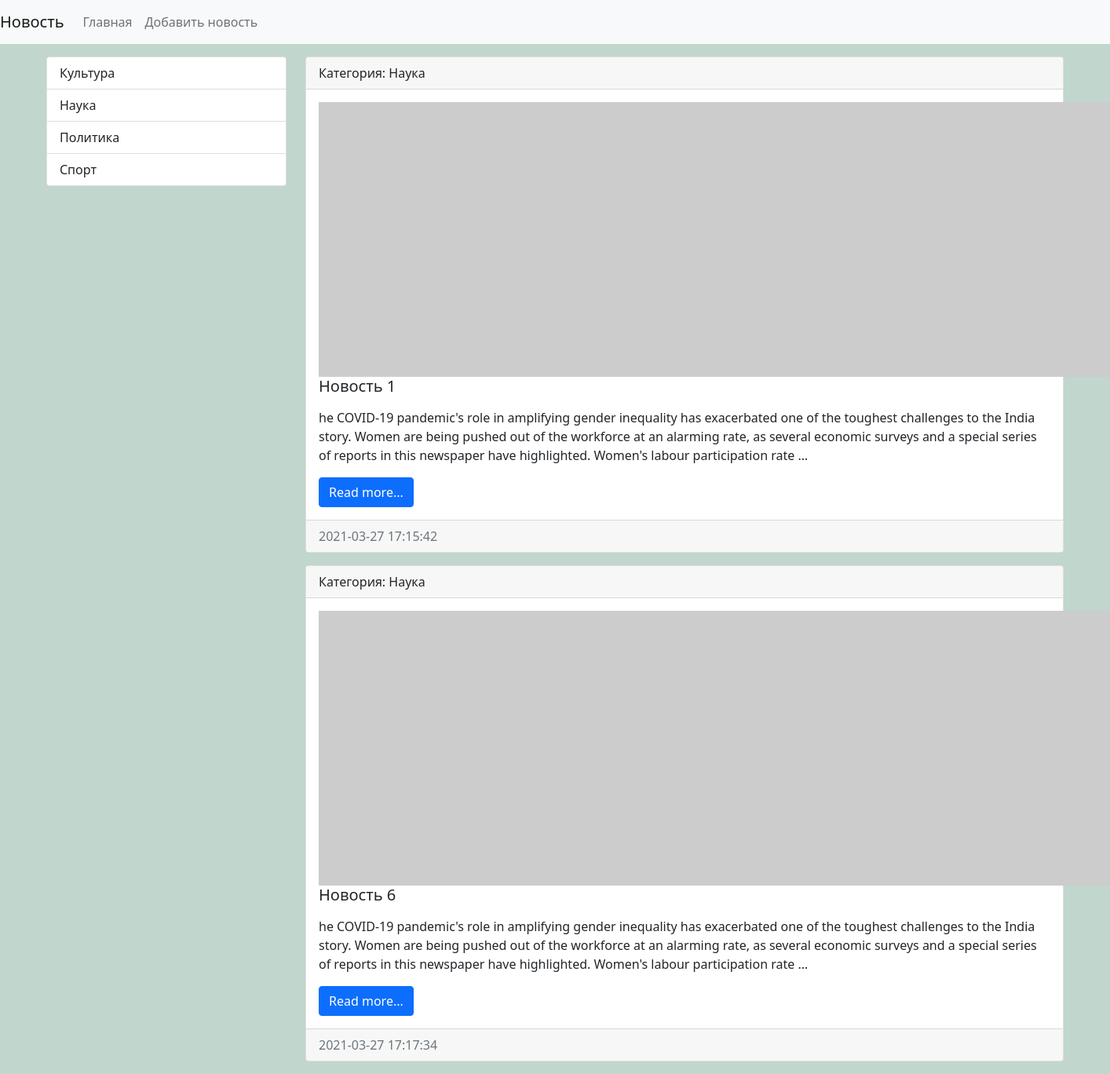
Page /category/1/ on the committed database.
### news/models.py (models this page shows, shortened)
class Category (models.Model):
    title = models.CharField(max_length=150, db_index=True, verbose_name='Наименование категории')
    def __str__(self):
        return self.title
    class Meta:
        verbose_name = 'Категория'  # вербозу_нейм можно и в apps.py использовать
        verbose_name_plural = 'Категории'
        ordering = ['title']

class News(models.Model):
    title = models.CharField(max_length=150, verbose_name='Наименование')
    content = models.TextField(blank=True, verbose_name='Контент')#blank-значит может быть пустым
    created_at = models.DateTimeField(auto_now_add=True, verbose_name='Дата публикации')
    updated_at = models.DateTimeField(auto_now=True, verbose_name='Обновлено')
    photo = models.ImageField(upload_to='photos/%y/%m/%d', verbose_name='Фото', blank=True)# автоматом видет даты
    is_published = models.BooleanField(default=True, verbose_name='Опубликовано')
    category = models.ForeignKey(Category, on_delete=models.PROTECT, null=True, verbose_name='Категория')#связал с ктегорией ниже ,если бы класс категории был бы ниже,то 'Category' в кавычки
    def get_absolute_url(self):#url тег только в пайтон файлов
        return reverse('view_news', kwargs={"news_id": self.pk})
    class Meta:
        verbose_name = 'Новость'# вербозу_нейм можно и в apps.py использовать
        verbose_name_plural ='Новости'
        ordering = ['created_at']#Порядок сортировки для всего

### news/views.py (the view)
# urls.py: path('category/<int:category_id>/', get_category, name='category'),
def get_category(request, category_id):
    news = News.objects.filter(category_id=category_id)
    category = Category.objects.get(pk=category_id)
    return render(request, 'news/category.html', {'news': news, 'category': category})

### news/templatetags/news_tags.py (called while the page is built)
@register.simple_tag()# создается тег {%get_categories%} только со словарем
def get_categories():
    return Category.objects.all()

### news/templates/news/category.html (shortened to what this page needs)
{% extends 'base.html' %}
{% block sidebar %}
{% include 'inc/_sidebar.html' %}
{% endblock %}
{% block content %}
{% for item in news %}
<div class="card mb-3">
    <div class="card-header">
        Категория: {{ item.category }}
    </div>
    <div class="card-body">
        <div class="media">
            {% if item.photo %}
            <img src="{{ item.photo.url }}" alt="" width="350" class="mr-3">
            {% else %}
            <img src="https://picsum.photos/id/1060/350/235/?blur=2" alt="" class="mr-3">
            {% endif %}
            <div class="media-body">
                <h5 class="card-title">{{ item.title }}</h5>
                <p class="card-text">{{ item.content|safe|linebreaks|truncatewords:50 }}</p>
                <a href="{{ item.get_absolute_url }}" class="btn btn-primary">Read more...</a>
            </div>
        </div>
    </div>
    <div class="card-footer text-muted">
        {{ item.created_at|date:"Y-m-d H:i:s" }}
    </div>
</div>
{% endfor %}
{% endblock %}

### templates/inc/_sidebar.html (shortened to what this page needs)
{% load news_tags %}
<div class="list-group">
    {% get_categories as categories %}
    {% for item in categories %}
        <a href="{% url 'category' item.pk %}" class="list-group-item list-group-item-action">{{ item.title }}</a>
        {% endfor %}
</div>

### mysite/static/css/style.css (style rules this page uses)
body { background-color: #c1d6cc; }

### rows in the picture
Category: title "Культура"
Category: title "Наука"
Category: title "Политика"
Category: title "Спорт"
News: category "Наука", title "Новость 1", content "he COVID-19 pandemic's role in amplifying gender inequality has exacerbated one of the toughest challenges to the India story. Women are being pushed out of the workforce at an alarming rate, as several economic surveys and a special series of reports in this newspaper have highlighted. Women's labour participation rate …", created_at "2021-03-27 17:15:42"
News: category "Наука", title "Новость 6", content "he COVID-19 pandemic's role in amplifying gender inequality has exacerbated one of the toughest challenges to the India story. Women are being pushed out of the workforce at an alarming rate, as several economic surveys and a special series of reports in this newspaper have highlighted. Women's labour participation rate …", created_at "2021-03-27 17:17:34"
